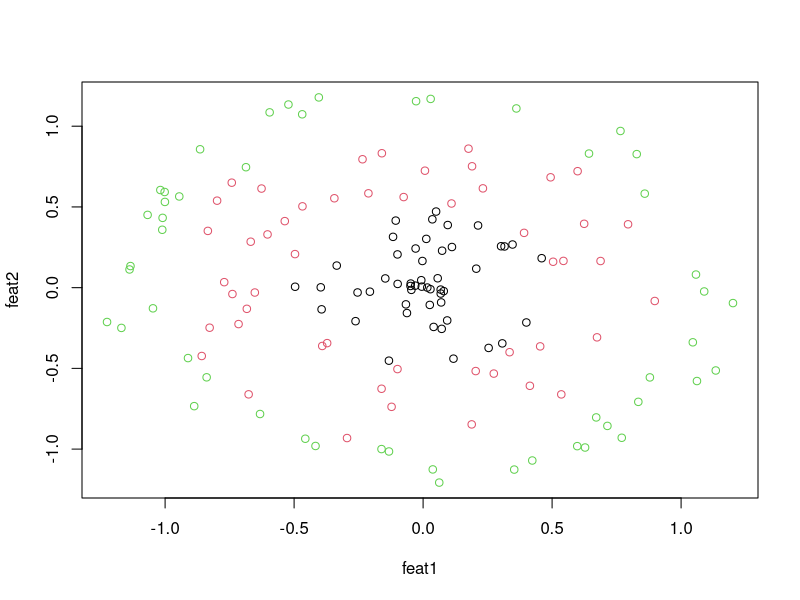

Recreate this plot in R. (Note: this script raises an error after producing the figure.)
# =======================
# Q 2.1 Data generation
# =======================
set.seed(365)
# function to generate 2D points in a circle/ring.
# - Inputs are the 
# - centre of the circle/ring (x_offset, y_offset)
# - min and max radii of the ring (min_r, max_r)
# - class label
# - number of points
generate_data = function (x_offset, y_offset, min_r, max_r, class, num_points) {
  # generate r and theta
  r = runif(num_points, min_r, max_r)
  theta = runif(num_points, 0, 2 * pi)
  
  # x = r*cos(theta) + x_offset
  feat1 = r * cos(theta) + x_offset
  # y = r*sin(theta) + y_offset
  feat2 = r * sin(theta) + y_offset
  
  # create a dataframe with the two features
  data_frame = data.frame(feat1, feat2)
  # add the class column
  data_frame$class = class
  # return the dataframe
  return(data_frame)
}

# generate three blobs of data
data1 = generate_data(0, 0, 0, 0.5, 1, 50)
data2 = generate_data(0, 0, 0.5, 1, 2, 50)
data3 = generate_data(0, 0, 1, 1.25, 3, 50)

# merge all of them into 1 dataframe
df1 = merge(data1, data2, all=TRUE)
df = merge(df1, data3, all=TRUE)

# plot the data
plot(df[,-3], col=as.integer(df[,3]))

# =========================
# Q 2.2 SVM classification
# =========================
library(caret)
library(e1071)

# split the dataset into training (50%) and test (50%)
training_sample_rows = createDataPartition(df$class, p = 0.5, list = FALSE, times = 1)
train=df[training_sample_rows,] # training set - pick the rows computed above
test=df[-training_sample_rows,] # test set - pick the rows not chosen above

# SVM with linear kernel
# ------------------------
# tuning parameters
grid_linear=expand.grid(C = c(0.01, 0.1, 1, 10))
fitControl=trainControl(method = "cv", number = 5)
# training
svm.linear=train(train[,-3], as.factor(train[,3]), method = "svmLinear",
                 trControl=fitControl,
                 preProcess = c("center", "scale"),
                 tuneGrid = grid_linear)
svm.linear
plot(svm.linear)
# Prediction on test
pred.linear=predict(svm.linear,test[,-3])
# Accuracy on the test set
mean(pred.linear == test[,3])

# plot the support vectors on the training dataset
plot(cmdscale(dist(train[,-3])),
     col = as.integer(train[,3]),
     pch = c("o","+")[1:150 %in% svm.linear$finalModel@SVindex + 1],
     main = "Linear kernel", 
     xlab = "feature1", 
     ylab="feature2")

# SVM with polynomial kernel
# ----------------------------
# tuning parameters
grid_poly=expand.grid(degree = c(2,3,4),
                      scale = c(0.01, 0.1, 1),
                      C = c(0.01, 0.1, 1, 10))
fitControl=trainControl(method = "cv", number = 5)
# training
svm.poly=train(train[,-3], as.factor(train[,3]), method = "svmPoly",
               trControl=fitControl,
               preProcess = c("center", "scale"),
               tuneGrid = grid_poly)
svm.poly
plot(svm.poly)
# Prediction on test set
pred.poly=predict(svm.poly,test[,-3])
# Accuracy on the test set
mean(pred.poly == test[,3])

# plot the support vectors on the training dataset
plot(cmdscale(dist(train[,-3])),
     col = as.integer(train[,3]),
     pch = c("o","+")[1:150 %in% svm.poly$finalModel@SVindex + 1],
     main = "Polynomial kernel", 
     xlab = "feature1", 
     ylab="feature2")

# SVM with RBF kernel
# --------------------
# tuning parameters
grid_radial=expand.grid(sigma = c(0.01, 0.1, 1,10),
                        C = c(0.01, 0.1, 1, 10))
fitControl=trainControl(method = "cv", number = 5)
# training
svm.radial=train(train[,-3], as.factor(train[,3]), method = "svmRadial",
               trControl=fitControl,
               preProcess = c("center", "scale"),
               tuneGrid = grid_radial)
svm.radial
plot(svm.radial)
# Prediction on test set
pred.radial=predict(svm.radial,test[,-3])
# Accuracy on the test set
mean(pred.radial == test[,3])

# plot the support vectors on the training dataset
plot(cmdscale(dist(train[,-3])),
     col = as.integer(train[,3]),
     pch = c("o","+")[1:150 %in% svm.radial$finalModel@SVindex + 1],
     main = "RBF kernel", 
     xlab = "feature1",
     ylab="feature2")


